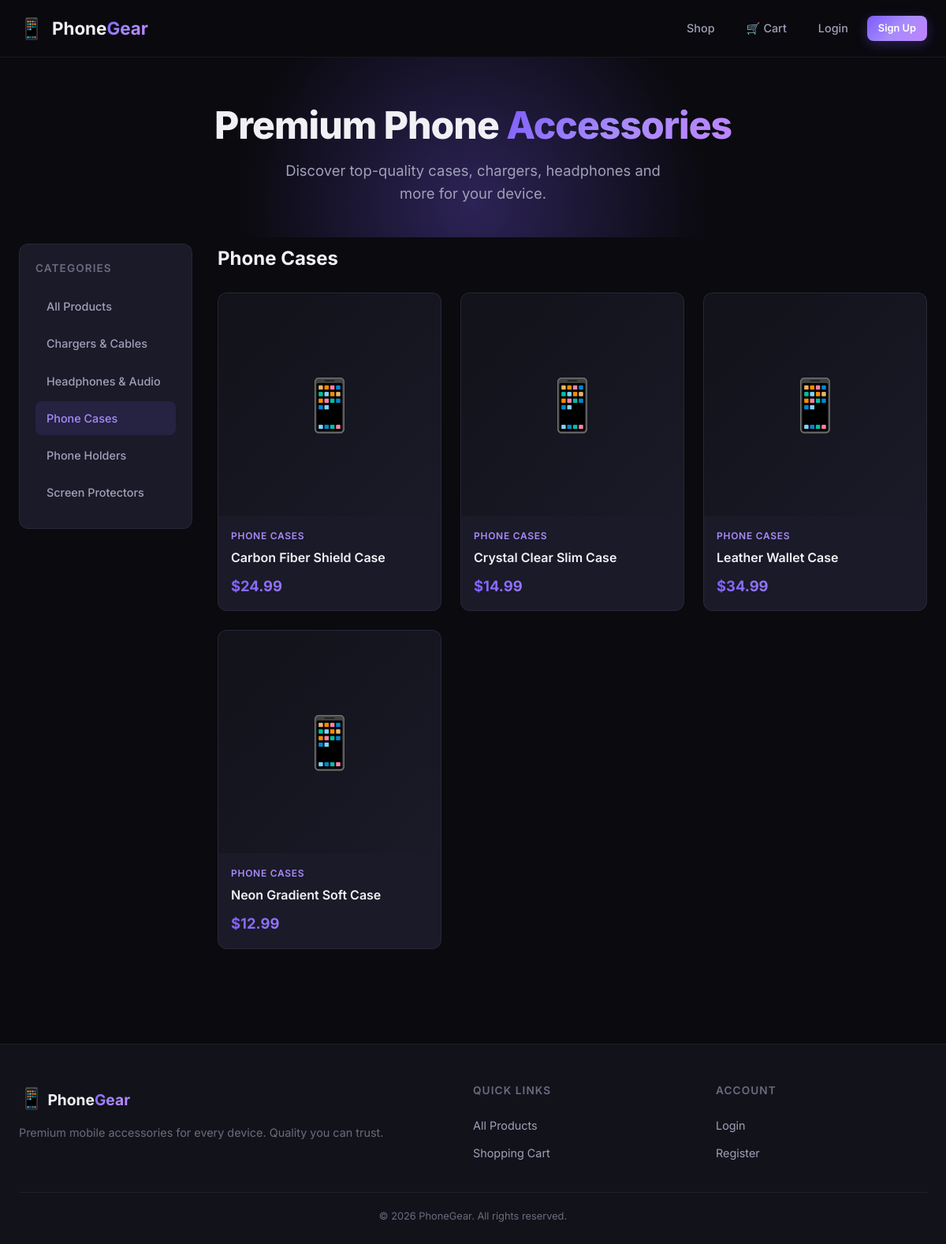
/category/phone-cases/, run on the app's committed database.
### shop/models.py (models this page shows, shortened)
class Category(models.Model):
    name = models.CharField(max_length=200)
    slug = models.SlugField(max_length=200, unique=True)
    class Meta:
        ordering = ('name',)
        verbose_name = 'category'
        verbose_name_plural = 'categories'

class Product(models.Model):
    category = models.ForeignKey(Category, related_name='products', on_delete=models.CASCADE)
    name = models.CharField(max_length=200)
    slug = models.SlugField(max_length=200, unique=True)
    image = models.ImageField(upload_to='products/%Y/%m/%d', blank=True, null=True)
    description = models.TextField(blank=True)
    price = models.DecimalField(max_digits=10, decimal_places=2)
    stock = models.PositiveIntegerField(default=0)
    available = models.BooleanField(default=True)
    created = models.DateTimeField(auto_now_add=True)
    updated = models.DateTimeField(auto_now=True)
    class Meta:
        ordering = ('name',)
    def get_absolute_url(self):
        return reverse('shop:product_detail', args=[self.id, self.slug])

### shop/views.py (the view)
# urls.py: path('', views.product_list, name='product_list'),
def product_list(request, category_slug=None):
    category = None
    categories = Category.objects.all()
    products = Product.objects.filter(available=True)
    if category_slug:
        category = get_object_or_404(Category, slug=category_slug)
        products = products.filter(category=category)
    return render(request, 'shop/product_list.html', {
        'category': category,
        'categories': categories,
        'products': products,
    })

### shop/cart.py (called while the page is built)
    def __len__(self):
        return sum(item['quantity'] for item in self.cart.values())

### shop/context_processors.py (called while the page is built)
def cart_context(request):
    return {'cart': Cart(request)}

### shop/templates/shop/product_list.html (shortened to what this page needs)
{% extends "base.html" %}
{% load static %}
{% block content %}
<section class="hero-section">
    <div class="container">
        <div class="hero-content">
            <h1 class="hero-title">Premium Phone <span class="gradient-text">Accessories</span></h1>
            <p class="hero-subtitle">Discover top-quality cases, chargers, headphones and more for your device.</p>
        </div>
    </div>
</section>
<div class="container shop-layout">
    <aside class="sidebar">
        <div class="sidebar-card">
            <h3 class="sidebar-title">Categories</h3>
            <a href="{% url 'shop:product_list' %}"
               class="category-link {% if not category %}active{% endif %}">
                All Products
            </a>
            {% for c in categories %}
            <a href="{% url 'shop:product_list_by_category' c.slug %}"
               class="category-link {% if category.slug == c.slug %}active{% endif %}">
                {{ c.name }}
            </a>
            {% endfor %}
        </div>
    </aside>
    <section class="products-section">
        {% if category %}
            <h2 class="section-title">{{ category.name }}</h2>
        {% else %}
            <h2 class="section-title">All Products</h2>
        {% endif %}
        {% if products %}
        <div class="product-grid">
            {% for product in products %}
            <a href="{{ product.get_absolute_url }}" class="product-card">
                <div class="product-image-wrap">
                    {% if product.image %}
                        <img src="{{ product.image.url }}" alt="{{ product.name }}" class="product-image">
                    {% else %}
                        <div class="product-image-placeholder">
                            <span>📱</span>
                        </div>
                    {% endif %}
                </div>
                <div class="product-info">
                    <span class="product-category">{{ product.category.name }}</span>
                    <h3 class="product-name">{{ product.name }}</h3>
                    <span class="product-price">${{ product.price }}</span>
                </div>
            </a>
            {% endfor %}
        </div>
        {% else %}
        <div class="empty-state">
            <span class="empty-icon">📦</span>
            <h3>No products found</h3>
            <p>Check back soon for new arrivals!</p>
        </div>
        {% endif %}
    </section>
</div>
{% endblock %}

### static/css/style.css (style rules this page uses)
:root { --bg-primary: #0a0a0f; --bg-secondary: #12121a; --bg-card: #1a1a28; --bg-card-hover: #22223a; --bg-glass: rgba(26, 26, 40, 0.7); --text-primary: #f0f0f5; --text-secondary: #a0a0b8; --text-muted: #6b6b80; --accent-primary: #7c5cfc; --accent-secondary: #a78bfa; --accent-gradient: linear-gradient(135deg, #7c5cfc, #a78bfa, #c084fc); --accent-glow: rgba(124, 92, 252, 0.3); --success: #34d399; --warning: #fbbf24; --danger: #f87171; --border-color: rgba(160, 160, 184, 0.1); --border-hover: rgba(160, 160, 184, 0.2); --radius-sm: 8px; --radius-md: 12px; --radius-lg: 16px; --radius-xl: 24px; --shadow-sm: 0 2px 8px rgba(0, 0, 0, 0.3); --shadow-md: 0 4px 24px rgba(0, 0, 0, 0.4); --shadow-lg: 0 8px 48px rgba(0, 0, 0, 0.5); --shadow-glow: 0 0 40px rgba(124, 92, 252, 0.15); --transition: all 0.3s cubic-bezier(0.4, 0, 0.2, 1); --transition-fast: all 0.15s ease; }
*, *::before, *::after { margin: 0; padding: 0; box-sizing: border-box; }
html { scroll-behavior: smooth; }
body { font-family: 'Inter', -apple-system, BlinkMacSystemFont, sans-serif; background-color: var(--bg-primary); color: var(--text-primary); line-height: 1.6; min-height: 100vh; -webkit-font-smoothing: antialiased; }
a { text-decoration: none; color: inherit; }
.container { max-width: 1200px; margin: 0 auto; padding: 0 24px; }
.hero-section { padding: 60px 0 40px; text-align: center; position: relative; overflow: hidden; }
.hero-section::before { content: ''; position: absolute; top: -50%; left: 50%; transform: translateX(-50%); width: 600px; height: 600px; background: radial-gradient(circle, var(--accent-glow) 0%, transparent 70%); pointer-events: none; }
.hero-content { position: relative; z-index: 1; }
.hero-title { font-size: 3rem; font-weight: 800; line-height: 1.1; margin-bottom: 16px; letter-spacing: -0.02em; }
.gradient-text { background: var(--accent-gradient); -webkit-background-clip: text; -webkit-text-fill-color: transparent; background-clip: text; }
.hero-subtitle { font-size: 1.15rem; color: var(--text-secondary); max-width: 500px; margin: 0 auto; }
.shop-layout { display: grid; grid-template-columns: 220px 1fr; gap: 32px; padding-top: 8px; }
.sidebar-card { background: var(--bg-card); border-radius: var(--radius-md); padding: 20px; border: 1px solid var(--border-color); position: sticky; top: 100px; }
.sidebar-title { font-size: 0.85rem; text-transform: uppercase; letter-spacing: 0.08em; color: var(--text-muted); margin-bottom: 16px; font-weight: 600; }
.category-link { display: block; padding: 10px 14px; border-radius: var(--radius-sm); color: var(--text-secondary); font-size: 0.9rem; font-weight: 500; transition: var(--transition); margin-bottom: 4px; }
.category-link.active { background: rgba(124, 92, 252, 0.12); color: var(--accent-secondary); }
.section-title { font-size: 1.5rem; font-weight: 700; margin-bottom: 24px; }
.product-grid { display: grid; grid-template-columns: repeat(auto-fill, minmax(240px, 1fr)); gap: 24px; }
.product-card { background: var(--bg-card); border-radius: var(--radius-md); overflow: hidden; border: 1px solid var(--border-color); transition: var(--transition); display: flex; flex-direction: column; }
.product-image-wrap { position: relative; aspect-ratio: 1; overflow: hidden; background: var(--bg-secondary); }
.product-image-placeholder { width: 100%; height: 100%; display: flex; align-items: center; justify-content: center; font-size: 4rem; background: linear-gradient(135deg, var(--bg-secondary), var(--bg-card)); }
.product-info { padding: 16px; flex: 1; display: flex; flex-direction: column; }
.product-category { font-size: 0.75rem; text-transform: uppercase; letter-spacing: 0.06em; color: var(--accent-secondary); font-weight: 600; margin-bottom: 6px; }
.product-name { font-size: 1rem; font-weight: 600; margin-bottom: 8px; flex: 1; }
.product-price { font-size: 1.15rem; font-weight: 700; background: var(--accent-gradient); -webkit-background-clip: text; -webkit-text-fill-color: transparent; background-clip: text; }

### data on the page
Category: name "Chargers & Cables"
Category: name "Headphones & Audio"
Category: name "Phone Cases"
Category: name "Phone Holders"
Category: name "Screen Protectors"
Product: category.name "PHONE CASES", name "Carbon Fiber Shield Case", price "24.99"
Product: category.name "PHONE CASES", name "Crystal Clear Slim Case", price "14.99"
Product: category.name "PHONE CASES", name "Leather Wallet Case", price "34.99"
Product: category.name "PHONE CASES", name "Neon Gradient Soft Case", price "12.99"
